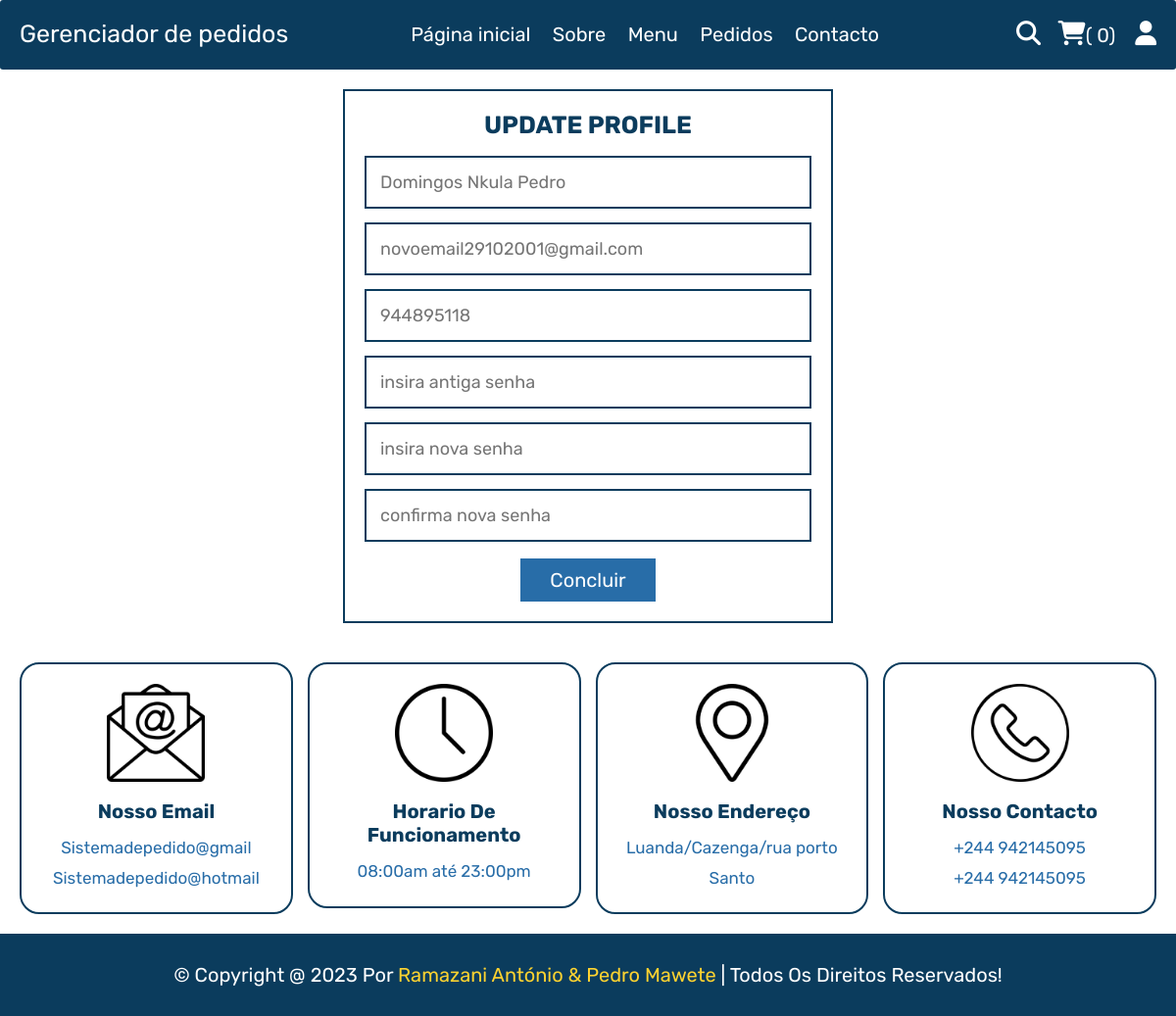
/editar_perfil.php (signed in), run on the app's committed database.
### tables this page shows
CREATE TABLE `usuario` (
  `id` varchar(200) NOT NULL,
  `nome` varchar(20) NOT NULL,
  `email` varchar(50) NOT NULL,
  `contacto` varchar(10) NOT NULL,
  `senha` varchar(50) NOT NULL,
  `endereço` varchar(500) NOT NULL,
  `cod_recuperar_senha` varchar(255) DEFAULT NULL,
  `acesso` int(1) DEFAULT 3,
  PRIMARY KEY (`id`)
);

### editar_perfil.php (the view, shortened to what this page needs)
<?php
include __DIR__ . './components/connect.php';
?>
<!DOCTYPE html>
<html lang="en">
<head>
   <link rel="stylesheet" href="https://cdnjs.cloudflare.com/ajax/libs/font-awesome/6.1.1/css/all.min.css">
   <link rel="stylesheet" href="./css/animate.min.css">
   <link rel="stylesheet" href="css/style.css">
</head>
<body>
<?php include 'components/usuario_cabeçalho.php'; ?>
<section class="form-container update-form">
   <form action="" method="post">
      <h3>update profile</h3>
      <input type="text" name="name" placeholder="<?= $fetch_profile['nome']; ?>" class="box" maxlength="50">
      <input type="email" name="email" placeholder="<?= $fetch_profile['email']; ?>" class="box" maxlength="50" oninput="this.value = this.value.replace(/\s/g, '')">
      <input type="number" name="number" placeholder="<?= $fetch_profile['contacto']; ?>"" class="box" min="0" max="9999999999" maxlength="10">
      <input type="password" name="old_pass" placeholder="insira antiga senha" class="box" maxlength="50" oninput="this.value = this.value.replace(/\s/g, '')">
      <input type="password" name="new_pass" placeholder="insira nova senha" class="box" maxlength="50" oninput="this.value = this.value.replace(/\s/g, '')">
      <input type="password" name="confirm_pass" placeholder="confirma nova senha" class="box" maxlength="50" oninput="this.value = this.value.replace(/\s/g, '')">
      <input type="submit" value="concluir" name="submit" class="btn">
   </form>
</section>
<?php include __DIR__ . './components/footer.php'; ?>
</body>
</html>

### css/style.css (style rules this page uses)
:root { --yellow:#fed330; --red:#e74c3c; --white:#fff; --black:#0B3C5D; --light-color:#286DA8; --border:.2rem solid var(--black); }
* { font-family: 'Rubik', sans-serif; margin:0; padding:0; box-sizing: border-box; outline: none; border: none; text-decoration: none; }
html { font-size: 62.5%; overflow-x: hidden; scroll-behavior: smooth; stop-opacity: 7rem; }
section { margin:0 auto; max-width: 1200px; padding:2rem; }
.btn, .delete-btn { margin-top: 1rem; display: inline-block; font-size: 2rem; padding:1rem 3rem; cursor: pointer; text-transform: capitalize; transition: .2s linear; }
.btn { background-color: var(--light-color); color:var(--white); }
.form-container form { border:var(--border); margin:0 auto; max-width: 50rem; padding:2rem; text-align: center; }
.form-container form h3 { font-size: 2.5rem; color:var(--black); text-transform: uppercase; margin-bottom: 1rem; }
.form-container form .box { margin:.7rem 0; width: 100%; border:var(--border); padding:1.4rem; font-size: 1.8rem; color:var(--black); }

### data on the page
usuario: name "Domingos Nkula Pedro", email "novoemail29102001@gmail.com", number "944895118"

### other printed values
$total_cart_items "0"
